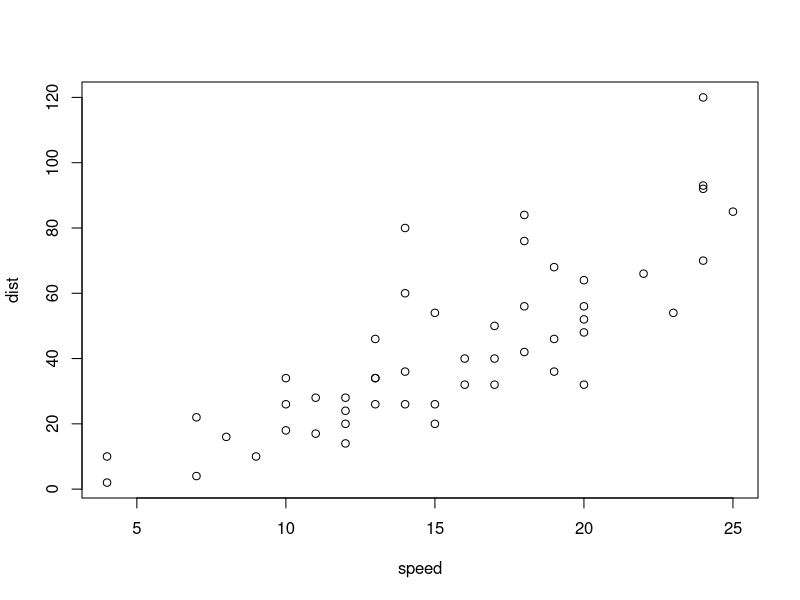
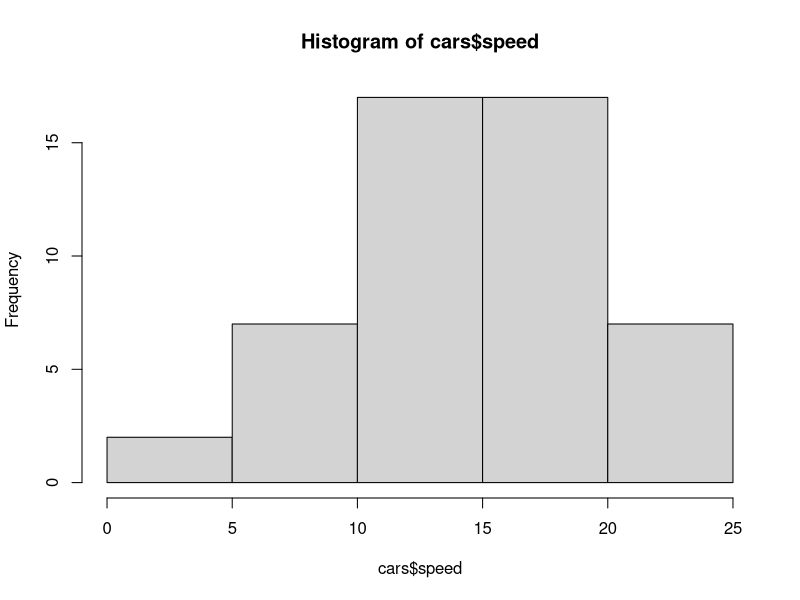
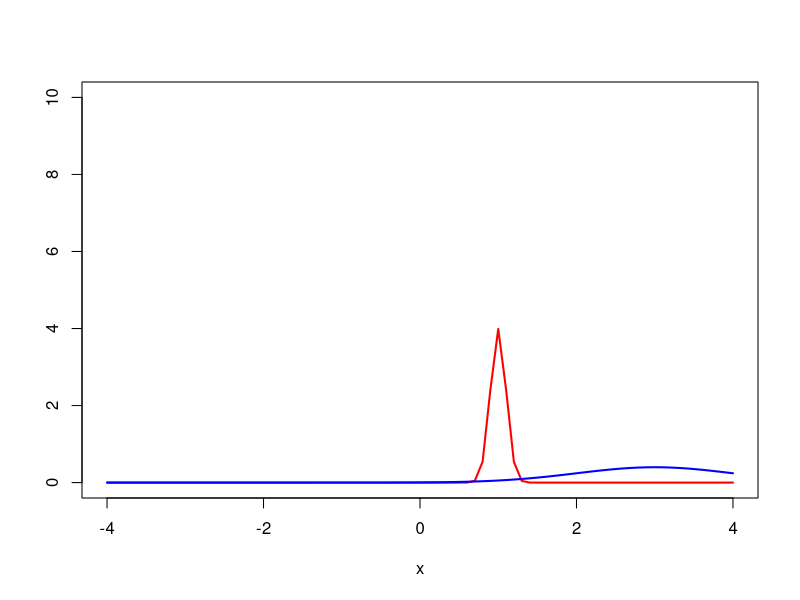

Generate these figures, in order, with R:
## ---- chunk 1
knitr::opts_chunk$set(echo = TRUE, warning=FALSE, message=FALSE)
## ---- chunk 2
rm(list = setdiff(ls(), lsf.str()))
# Vectors and Factors
# Create a vector as input.
data <- c("East","West","East","North","North","East","West","West","West","East","North")

print(data)
print(is.factor(data))

# Apply the factor function.
factor_data <- factor(data)

print(factor_data)
print(is.factor(factor_data))
## ---- chunk 3
# Data frames
# Create the vectors for data frame.
height <- c(132,151,162,139,166,147,122)
weight <- c(48,49,66,53,67,52,40)
gender <- c("male","male","female","female","male","female","male")

# Create the data frame.
input_data <- data.frame(height,weight,gender)
print(input_data)

# Test if the gender column is a factor.
print(is.factor(input_data$gender))

# Print the gender column so see the levels.
print(input_data$gender)
## ---- chunk 4
# # Function Syntax
# 
# function_name <- function(arg_1, arg_2, ...) {
#    Function body 
# }


# Create a function with arguments.
new.function <- function(a,b,c) {
   result <- a * b + c
   print(result)
}

# Call the function by position of arguments.
new.function(5,3,11)

# Call the function by names of the arguments.
new.function(a = 11, b = 5, c = 3)
## ---- chunk 5
# From Mariam Aly's tutorial
##############################################################################
## Factors
##############################################################################
# A factor is a vector object used to specify a discrete classification (grouping) of the components of other vectors of the same length.
# can be ordered or unordered

## Example for 'ragged arrays', which can have subclasses of different sizes
# say you have 6 subjects and 3 conditions in your experiment
# this is a list of the condition that each subject took part in
condition=c('faces','scenes','objects','faces','scenes','objects')
# can create a factor for condition
conditionf=factor(condition) #use the factor() function
# print to screen
print(conditionf)
# produces: 
# faces   scenes  objects faces   scenes  objects
# Levels: faces objects scenes
# can ask specifically for the levels of the factor
levels(conditionf) # returns "faces"   "objects" "scenes"

# you can then use the tapply() function to calculate things like the mean for a variable you have for each of your factors
# continued from above
accuracy=c(90,88,72,84,81,94) # accuracy for each of you 6 subjects, in the same order in which you input the conditions (i.e. f,s,o,f,s,o)

# now calculate the mean accuracy for each condition using tapply()
# this function takes this form: tapply(data,factor/index variable,function), where factor/index is the factor variable you created and function is what you want to do on the data

# so if you want to see mean age for males and females, data=age, factor/index=gender, function=mean
	# looks at data in the first variable as a function of different levels of the second variable
# note that tapply() will work even if the second argument is not a factor, because the argument will be coerced into a factor when necessary (using as.factor())

# e.g. calculate the mean
condaccmeans=tapply(accuracy,conditionf,mean)
print(condaccmeans)
# returns :
# faces objects  scenes 
  # 87.0    83.0    84.5 
  	# would work if you use tapply(accuracy,condition,mean) because condition would be coerced into a factor
  
# The function tapply() is used to apply a function, here mean(), to each group  of components of the first argument, here accuracy, defined by the levels of the second component,here conditionf, as if they were separate vector structures. The result is a structure of the same length as the levels attribute of the factor containing the results.

## ---- chunk 6
View(cars)
summary(cars)
plot(cars)

# Q1: what do you think is the relationship between speed and stopping distance based on the scatterplot? +, -, or no relationship? (use the plot function)
# Q2: plot a histogram of car speeds (use hist) 
# Q3: what is the most frequent stopping distance in this dataset (an approx bin of distances is fine)?

hist(cars$speed)
summary(cars$dist)

# calc mode
names(sort(-table(cars$dist)))[1]
## ---- chunk 7

# Grid of X-axis values
x <- seq(-4, 4, 0.1)

#-----------------------------------------
# Same standard deviation, different mean
#-----------------------------------------
# Mean 0, sd 1
plot(x, dnorm(x, mean = 1, sd = 0.1), type = "l",
     ylim = c(0, 10), ylab = "", lwd = 2, col = "red")
# Mean 3, sd 1
lines(x, dnorm(x, mean = 3, sd = 1), col = "blue", lty = 1, lwd = 2)

